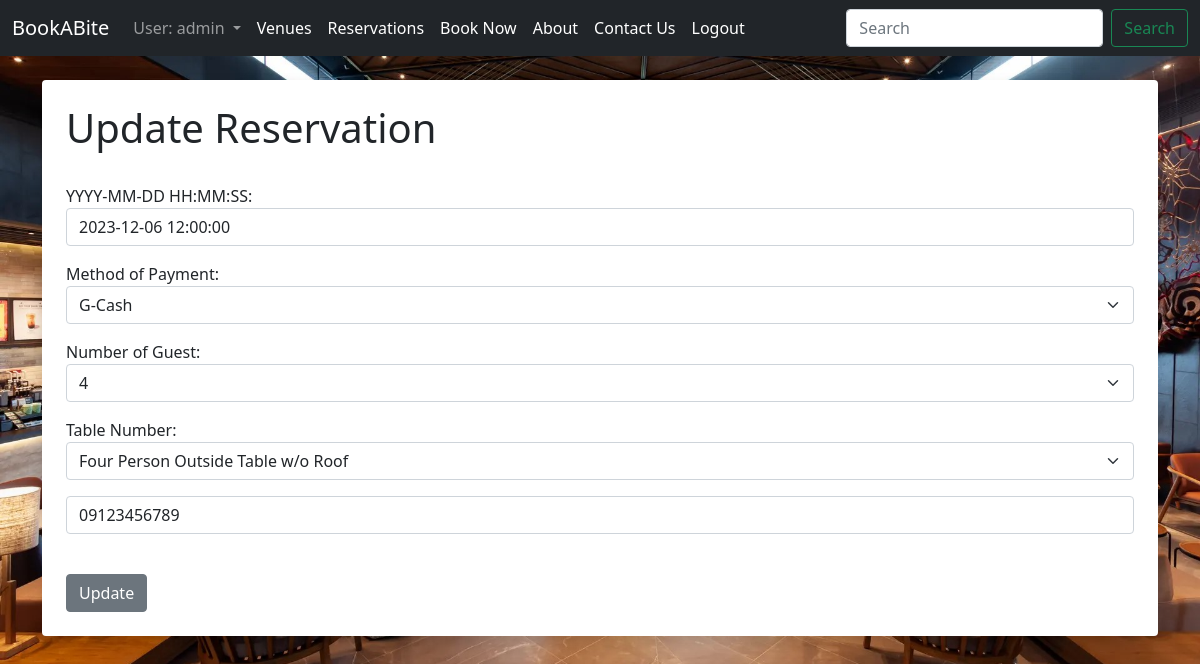
The app's page /update_reservation/9 (signed in) with its own data.
### book/models.py (models this page shows, shortened)
class Reservation(models.Model):
	name = models.CharField('Guest Name', max_length=120)
	reserve_date = models.DateTimeField('Guest Date')
	table = models.ForeignKey(Table, blank=True, null=True, on_delete=models.SET_NULL)
	no_guest = models.ForeignKey(Guest, blank=True, null=True, on_delete=models.SET_NULL)
	phone = models.CharField(max_length=20)
	payment = models.ForeignKey(Payment, blank=True, null=True, on_delete=models.SET_NULL)
	approved = models.BooleanField('Approved', default=False)

### book/views.py (the view)
# urls.py: path('update_reservation/<reservation_id>', views.update_reservation, name='update-reservation'),
def update_reservation(request, reservation_id):
	reservation = Reservation.objects.get(pk=reservation_id)
	form = ReservationForm(request.POST or None, instance=reservation)
	if form.is_valid():
		form.save()
		return redirect('reservation-list')
	return render(request, 'book/update_reservation.html', {'reservation': reservation, 'form':form, 'title': 'Update Reservation',})

### book/forms.py
class ReservationForm(ModelForm):
	class Meta:
		model = Reservation
		fields = {'reserve_date', 'table', 'no_guest', 'phone', 'payment',}
		labels = {
			'reserve_date': 'YYYY-MM-DD HH:MM:SS',
			'table': 'Table Number',
			'no_guest': 'Number of Guest',
			'phone': '',
			'payment': 'Method of Payment',
		}
		widgets = {
			'reserve_date': forms.TextInput(attrs={'class':'form-control', 'placeholder':'Reservation Date' }),
			'table': forms.Select(attrs={'class':'form-select', 'placeholder':'Table'}),
			'no_guest': forms.Select(attrs={'class':'form-select', 'placeholder':'Number of Guests'}),
			'phone': forms.TextInput(attrs={'class':'form-control', 'placeholder':'Phone Number'}),
			'payment': forms.Select(attrs={'class':'form-select', 'placeholder':'Mode of Payment'}),
		}

### book/models.py (called while the page is built)
	def __str__(self):
		return self.number_table

	def __str__(self):
		return self.mehthod_payment

	def __str__(self):
		return self.no_of_guest

### book/templates/book/update_reservation.html (shortened to what this page needs)
{% extends 'book/base.html' %}
{% load static %}
{% block content %}
{% if user.is_authenticated %}
	{% if user.get_username == reservation.name %}
		<div class="shadow p-4 mb-5 bg-body rounded">
			<h1>Update Reservation</h1>
		<br/>
		<form action="" method="POST">
			{{ form.as_p}}
			<br/>
			<input type="submit" value="Update" class='btn btn-secondary'>
		</div>
	{% endif %}
{% else %}
	<div class="shadow p-4 mb-5 bg-body rounded">
		<h1>Sorry! You are not Logged In</h1>
		<a href="{% url 'login' %}">Login Here</a>
	<div class="shadow p-4 mb-5 bg-body rounded">
{% endif %}
{% endblock content %}

### book/templates/book/navbar.html (shortened to what this page needs)
<nav class="navbar navbar-expand-lg fixed-top navbar-dark bg-dark">
  <div class="container-fluid">
    <a class="navbar-brand" href="{% url 'book-home' %}">BookABite</a>
    <div class="collapse navbar-collapse" id="navbarSupportedContent">
      <ul class="navbar-nav me-auto mb-2 mb-lg-0">
        {% if user.is_superuser %}
          <li class="nav-item dropdown">
          <a class="nav-link dropdown-toggle" href="#" id="navbarDropdown" role="button" data-bs-toggle="dropdown" aria-expanded="false">
            User: {{ user }}
          </a>
        </li>
        {% else %}
          {% if user.is_authenticated %}
            <li class="nav-item">
              <a class="nav-link active" href="#">User: {{ user }}</a>
            </li>
          {% endif %}
        {% endif %}
        <li class="nav-item">
          <a class="nav-link active" href="{% url 'venue-list' %}">Venues</a>
        </li>
        <li class="nav-item">
          <a class="nav-link active" href="{% url 'reservation-list' %}">Reservations</a>
        </li>
        <li class="nav-item">
          <a class="nav-link active" aria-current="page" href="{% url 'add-reservation' %}">Book Now</a>
        </li>
        <li class="nav-item">
          <a class="nav-link active" aria-current="page" href="{% url 'book-about' %}">About</a>
        </li>
        <li class="nav-item">
          <a class="nav-link active" aria-current="page" href="{% url 'book-contact' %}">Contact Us</a>
        </li>
        {% if user.is_authenticated %}
          <li class="nav-item">
            <a class="nav-link active" aria-current="page" href="{% url 'logout' %}">Logout</a>
          </li>
        {% endif %}
      </ul>
      {% if user.is_authenticated %}
        <form class="d-flex" method="POST" action="{% url 'search-reservation'%}">
          <input class="form-control me-2" type="search" placeholder="Search" aria-label="Search" name="searched">
          <button class="btn btn-outline-success" type="submit">Search</button>
        </form>
      {% else%}
        <form class="d-flex" method="POST" action="{% url 'search-reservation'%}" disabled>
          {% csrf_token %}
          <input class="form-control me-2" type="search" placeholder="Search" readonly aria-label="Search" name="searched">
          <button class="btn btn-outline-secondary disabled" type="submit">Search</button>
        </form>
      {% endif %}
    </div>
  </div>
</nav>

### book/templates/book/base.html (style rules this page uses)
body { padding-top: 56px; }

### records on screen
Reservation: reserve_date "2023-12-06 12:00:00", payment "G-Cash", no_guest "4", table "Four Person Outside Table w/o Roof", phone "09123456789"

### other values on screen
{{ user }} "admin"
